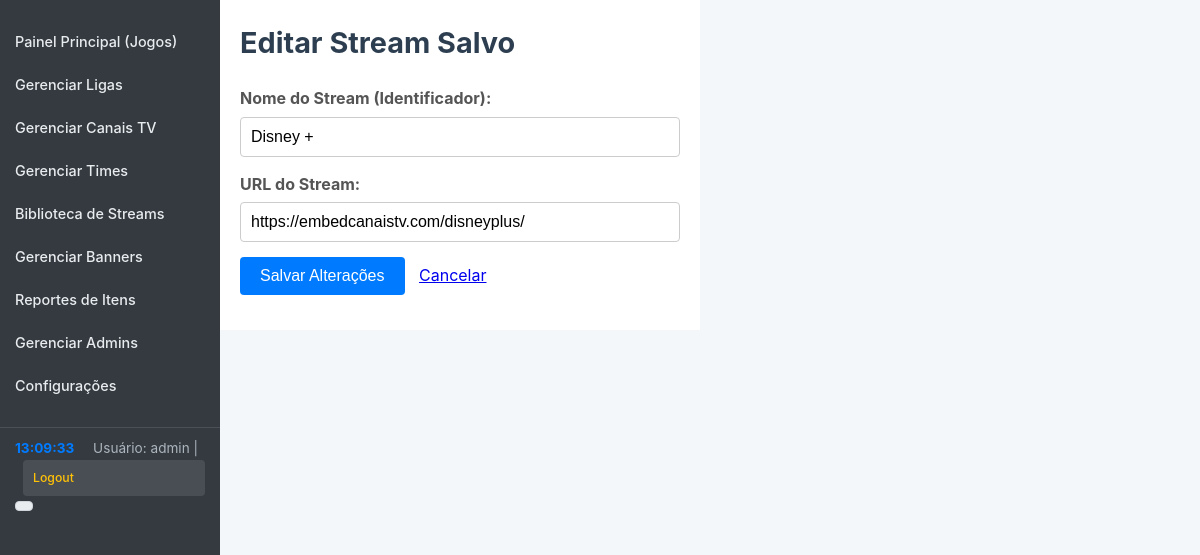
Screenshot of /admin/edit_saved_stream.php?id=1 (signed in) with the database file from the repository.
### tables this page shows
CREATE TABLE `saved_stream_urls` (
  `id` int(11) NOT NULL,
  `stream_name` varchar(255) NOT NULL COMMENT 'A friendly name for the stream source, e.g., Main HD, Alt SD',
  `stream_url_value` text NOT NULL COMMENT 'The actual URL of the stream',
  `created_at` timestamp NOT NULL DEFAULT current_timestamp()
);

### admin/edit_saved_stream.php (the view, shortened to what this page needs)
<?php
require_once __DIR__ . '/../../FutOnline_config/config.php';
$page_title = "Editar Stream Salvo";
$message = '';
$saved_stream_id = null;
$stream_name = '';
$stream_url_value = '';
if (isset($_GET['id']) && filter_var($_GET['id'], FILTER_VALIDATE_INT)) {
    $saved_stream_id = (int)$_GET['id'];
} elseif (isset($_POST['saved_stream_id']) && filter_var($_POST['saved_stream_id'], FILTER_VALIDATE_INT)) {
    $saved_stream_id = (int)$_POST['saved_stream_id'];
}
if ($_SERVER["REQUEST_METHOD"] != "POST" || !empty($message)) {
    try {
        $stmt_fetch = $pdo->prepare("SELECT stream_name, stream_url_value FROM saved_stream_urls WHERE id = :id");
        $stmt_fetch->bindParam(':id', $saved_stream_id, PDO::PARAM_INT);
        $stmt_fetch->execute();
        $item = $stmt_fetch->fetch(PDO::FETCH_ASSOC);
        $stream_name = $item['stream_name'];
        $stream_url_value = $item['stream_url_value'];
    } catch (PDOException $e) {
        error_log("PDOException in " . __FILE__ . " (fetching saved stream ID: " . $saved_stream_id . "): " . $e->getMessage());
        $message = '<p style="color:red;">Ocorreu um erro no banco de dados ao carregar o stream salvo. Por favor, tente novamente.</p>';
    }
}
?>
<!DOCTYPE html>
<html lang="pt-br">
<head>
    <link rel="stylesheet" href="css/admin_style.css">
</head>
<body>
    <div class="container" style="max-width:700px;">
        <div class="admin-layout">
            <?php require_once 'templates/navigation.php'; ?>
            <div class="main-content">
                <h1><?php echo htmlspecialchars($page_title); ?></h1>
                <?php if ($saved_stream_id && ((isset($item) && $item) || $_SERVER["REQUEST_METHOD"] == "POST")): ?>
                    <form action="edit_saved_stream.php?id=<?php echo $saved_stream_id; ?>" method="POST">
                        <div>
                            <label for="stream_name">Nome do Stream (Identificador):</label>
                            <input type="text" id="stream_name" name="stream_name" value="<?php echo htmlspecialchars($stream_name); ?>" required>
                        </div>
                        <div>
                            <label for="stream_url_value">URL do Stream:</label>
                            <input type="url" id="stream_url_value" name="stream_url_value" value="<?php echo htmlspecialchars($stream_url_value); ?>" required placeholder="https://">
                        </div>
                        <div>
                            <button type="submit" name="update_saved_stream">Salvar Alterações</button>
                            <a href="manage_saved_streams.php" style="margin-left:10px;">Cancelar</a>
                        </div>
                    </form>
                <?php elseif (empty($message)): ?>
                    <p style="color:red;">Não foi possível carregar os dados do stream salvo para edição. Verifique se o ID é válido.</p>
                    <p><a href="manage_saved_streams.php">Voltar para Biblioteca de Streams</a></p>
                <?php endif; ?>
            </div>
        </div>
    </div>
</body>
</html>

### admin/css/admin_style.css (style rules this page uses)
body { font-family: -apple-system, BlinkMacSystemFont, "Segoe UI", Roboto, "Helvetica Neue", Arial, sans-serif; background-color: #f4f7f9; color: #333; margin: 0; padding: 0; line-height: 1.6; }
.container { padding: 0; background-color: #fff; }
.admin-layout { display: flex; }
.main-content { margin-left: 220px; padding: 20px; flex-grow: 1; box-sizing: border-box; }
h1, h2, h3, h4 { color: #2c3e50; margin-top: 0; }
h1 { font-size: 1.8em; margin-bottom: 20px; }
form div { margin-bottom: 15px; }
form label { display: block; margin-bottom: 5px; font-weight: bold; color: #555; }
form input[type="text"], form input[type="url"], form input[type="datetime-local"], form input[type="file"], form input[type="password"], form input[type="email"], form select, form textarea { width: 100%; padding: 10px; border: 1px solid #ccc; border-radius: 4px; box-sizing: border-box; font-size: 1em; transition: border-color 0.3s ease; }
form button[type="submit"], .button, button, .edit-button, .delete-button { background-color: #007bff; color: white; padding: 10px 20px; border: none; border-radius: 4px; cursor: pointer; font-size: 1em; transition: background-color 0.3s ease; text-decoration: none; display: inline-block; }
form>div:not(.form-row):not(.form-group-inline) { margin-bottom: 15px; }

### rows the page displays
saved_stream_urls: stream_name "Disney +", stream_url_value "https://embedcanaistv.com/disneyplus/"

### other values shown
$_SESSION['admin_username'] "admin"
$page_title "Editar Stream Salvo"
